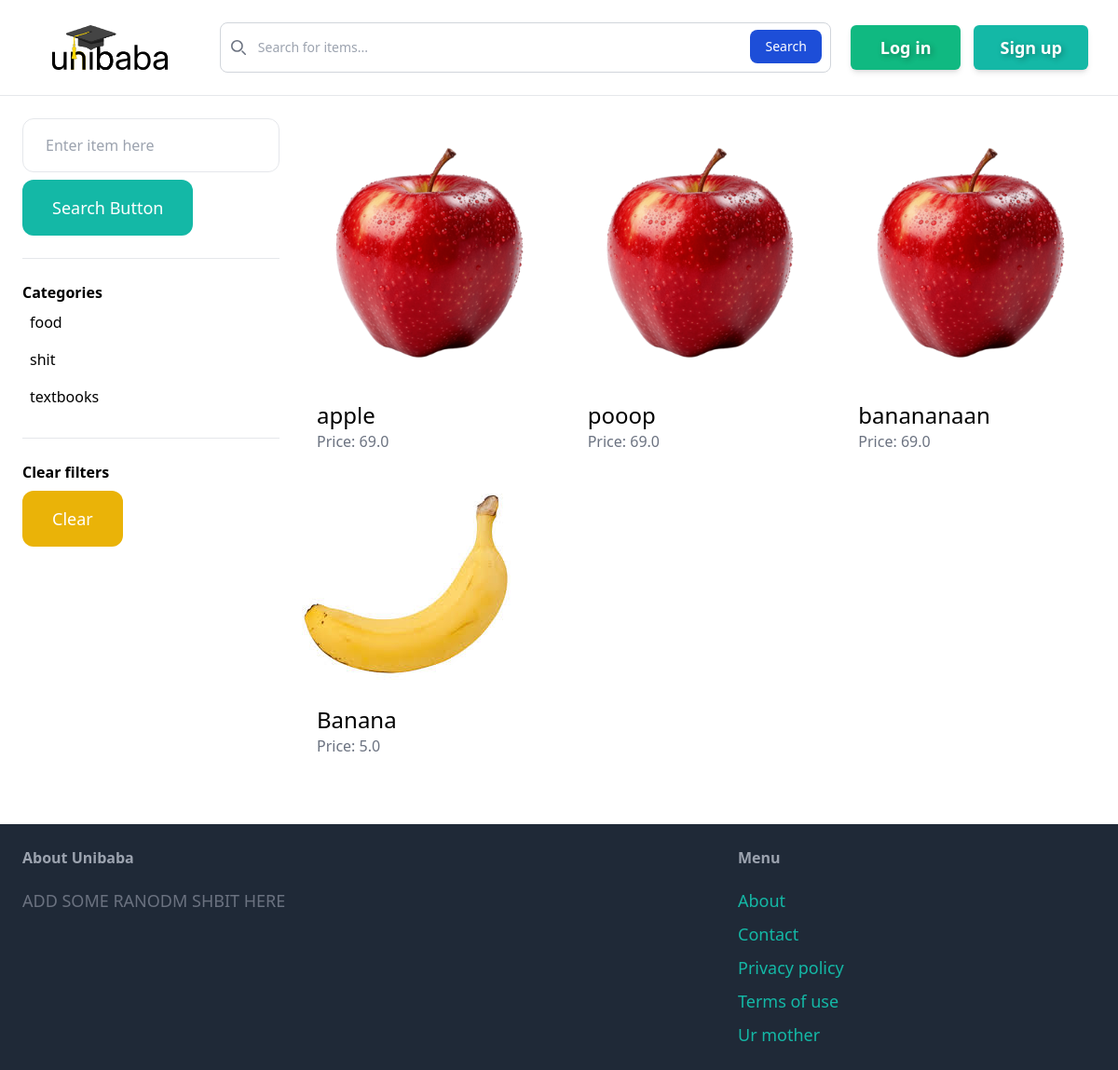
The app's page /items/ with its own data.
### item/models.py (models this page shows, shortened)
class Category(models.Model):
    name = models.CharField(max_length=255)
    class Meta:
        ordering = ('name',) #list items to admin in alphabetical order
        verbose_name_plural = 'Categories' #fixes some dumbass spelling

class Item(models.Model):
    category=models.ForeignKey(Category, related_name='items', on_delete=models.CASCADE)
    name=models.CharField(max_length=255)
    description=models.TextField(blank=False,null=False)
    price=models.FloatField()
    image=models.ImageField(upload_to='item_images',blank=False,null=False)
    is_sold=models.BooleanField(default=False)
    created_by=models.ForeignKey(User, related_name='items', on_delete=models.CASCADE)
    created_at=models.DateTimeField(auto_now_add=True)

### item/views.py (the view)
# urls.py: path('', views.items, name='items'),
def items(request): #getting all items that are not sold so you can browse
    query = request.GET.get('query', '')
    category_id=request.GET.get('category',0)
    categories = Category.objects.all()
    items=Item.objects.filter(is_sold=False)
    if category_id:
        items = items.filter(category_id=category_id)
    if query:
        items = items.filter(Q(name__icontains=query) | Q(description__icontains=query))
    return render(request,'item/items.html',{
        'items':items,
        'query':query,
        'categories': categories,
        'category_id': int(category_id),
    })

### item/templates/item/items.html (shortened to what this page needs)
{% extends 'base/templatepage.html' %}
{% block content %}
    <div class="pb-6 grid grid-cols-4 gap-4">
        <div class="col-span-1">
            <form method="get" action="{% url 'item:items' %}">
                <input name="query" class="w-full py-4 px-6 border rounded-xl" type="text" value="{{ query }}" placeholder="Enter item here">
                <button class="mt-2 py-4 px-8 text-lg bg-teal-500 text-white rounded-xl">Search Button</button>
            </form>
            <hr class="my-6">
            <p class="font-semibold">Categories</p>
            <ul>
                {% for category in categories %}
                    <li class="py-2 px-2 rounded-xl {% if category.id == category_id%} bg-gray-200 {% endif %}">
                        <a href="{% url 'item:items' %}?query={{ query }}&category={{ category.id }}">{{ category.name}}</a>
                    </li>
                {% endfor %}
            </ul>
            <hr class="my-6">
            <p class="font-semibold">Clear filters</p>
            <ul>
                <li>
                      <a href="{% url 'item:items' %}" class="mt-2 py-4 px-8 inline-block bg-yellow-500 text-lg rounded-xl text-white">Clear</a>
                </li>
            </ul>
        </div>
        <div class="col-span-3">
            <div class="grid grid-cols-3 gap-3">
                {% for item in items %}
                    <div>
                        <a href="{% url 'item:detail' item.id %}">
                            <div>
                                <img src="{{ item.image.url }}" class="rounded-t-xl">
                            </div>
                            <div class="p-6 bg-white rounded-b-xl">
                                <h2 class="text-2xl">{{ item.name }}</h2>
                                <p class="text-gray-500">Price: {{ item.price }}</p>
                            </div>
                        </a>
                    </div>
                {% endfor %}
            </div>
        </div>
    </div>
{% endblock %}

### records on screen
Category: name "food"
Category: name "shit"
Category: name "textbooks"
Item: image (picture), name "apple", price "69.0"
Item: image (picture), name "pooop", price "69.0"
Item: image (picture), name "banananaan", price "69.0"
Item: image (picture), name "Banana", price "5.0"
